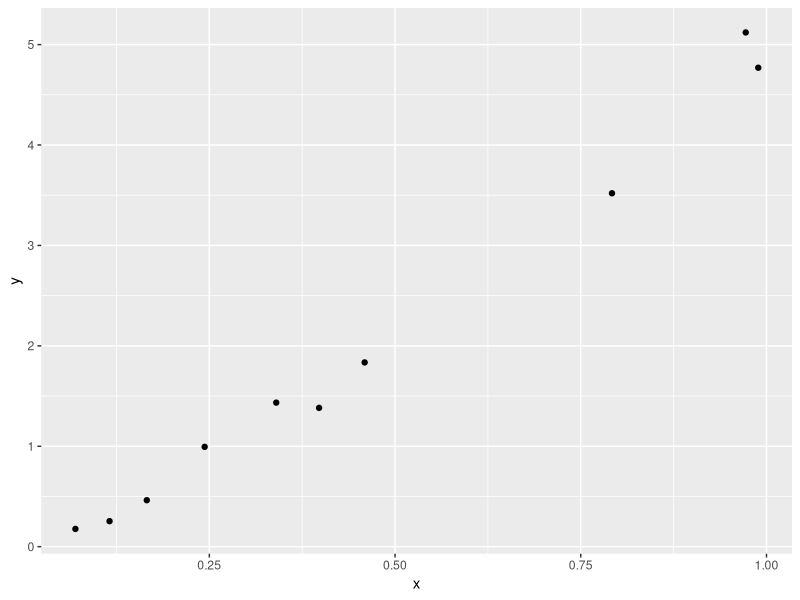
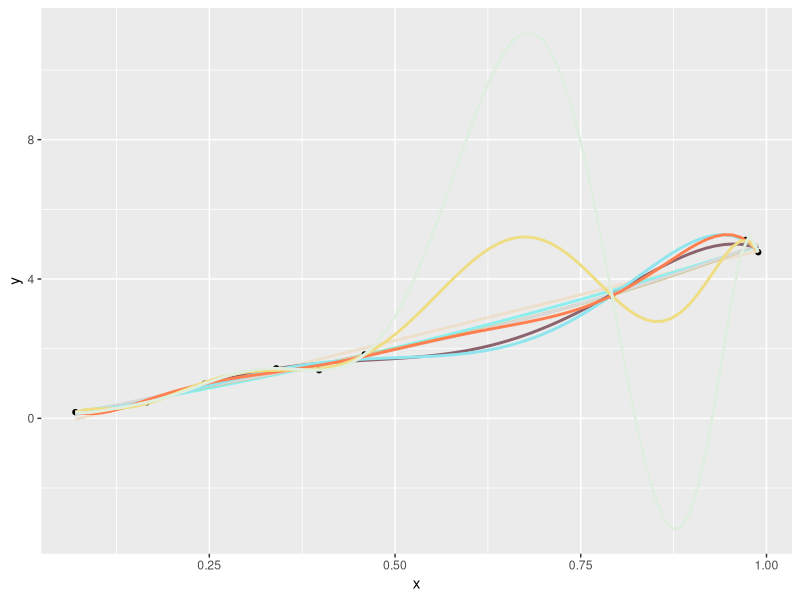
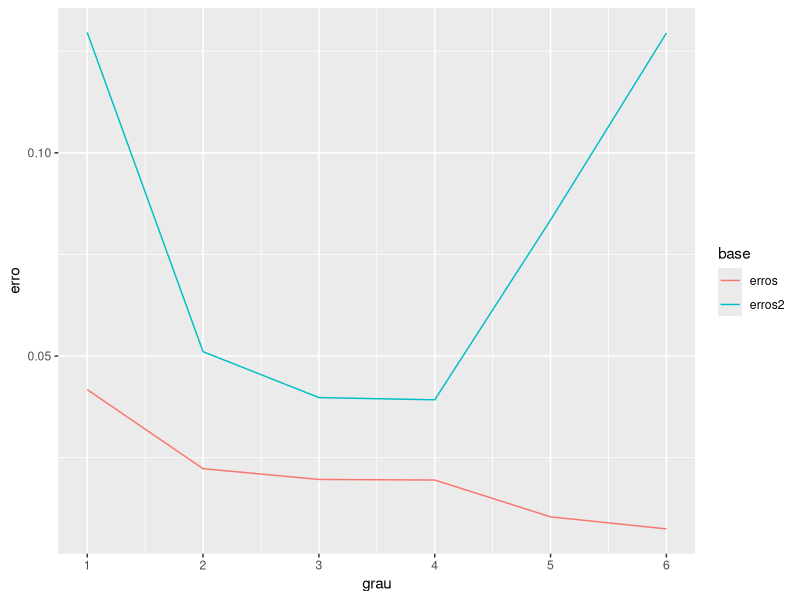

Write R code to recreate these figures, in order.
## ---- chunk 1
library(tidyverse)
## ---- chunk 2
set.seed(7)
dados <- tibble(
  x = runif(10),
  y = 2 * x + 3 * x ^ 2 + rnorm(10, 0, 0.15) 
)
dados2 <- tibble(
  x = runif(100),
  y = 2 * x + 3 * x ^ 2 + rnorm(100, 0, 0.1) 
)
## ---- chunk 3
ggplot(dados, aes(x = x, y = y)) + 
  geom_point()
## ---- chunk 4
modelos <- map(1:9, ~lm(y ~ poly(x, .x), data = dados))
erros <- map_dbl(modelos, ~mean((dados$y - predict(.x))^2))
erros2 <- map_dbl(modelos, ~mean((dados2$y - predict(.x, newdata = dados2))^2))

cores <- sample(colors(TRUE), 10)
smooths <- map2(0:9, cores, 
                ~geom_smooth(formula = y ~ poly(x, .x), 
                             colour = .y, 
                             se = FALSE, 
                             method = 'lm'))
smooths[[1]] <- ggplot(dados, aes(x = x, y = y)) + 
  geom_point()

smooths %>% reduce(`+`)
## ---- chunk 5
cbind(erros, erros2) %>%
  as_tibble() %>%
  mutate(grau = 1:n()) %>%
  filter(grau < 7) %>%
  gather(base, erro, starts_with("erro")) %>%
  ggplot(aes(x = grau, y = erro, colour = base)) +
  geom_line() +
  scale_x_continuous(breaks = 1:7)
